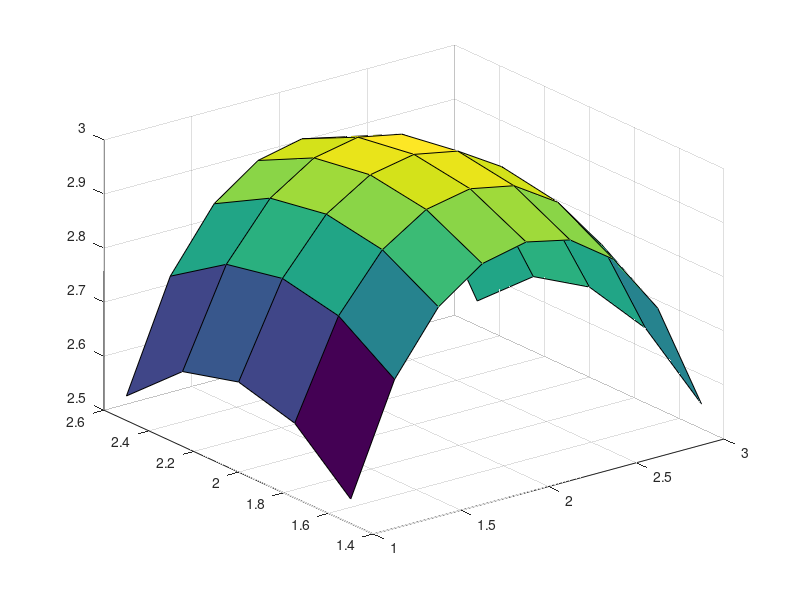

MATLAB code for this plot: (Note: this script raises an error after producing the figure.)
k = 4;
sensor_z = 3;

z = @(x,y) sqrt(k - (((x-2).^2) + ((y-2).^2))) + 2;
I= @(x,y) sin(pi*x/3)*sin(pi*y/4)+1;
h = 0.25;

% Grid D where gradient of Phi crosses positive z values
gradX = 1:h:3;
gradY = 1.5:h:2.5;

% Grid A for when gradient of Phi crosses negative z values. In this case,
% the area is smaller than grid D. 


length_gradX = length(gradX);
length_gradY = length(gradY);

[gX, gY] = meshgrid(gradX, gradY);

ze = zeros(length_gradX,length_gradY);
ex = zeros(1,length_gradX);
wy = zeros(1,length_gradY);
P = zeros(length_gradX,length_gradY);

for i = 1:length_gradX
    for j = 1:length_gradY
        temp_x = gradX(i);
        temp_y = gradY(j);
        temp_z = z(temp_x,temp_y);
        ze(i,j) = temp_z;
        t = (-temp_z + sensor_z)/(2*temp_z - 4);
        ex(i) = temp_x + (2*temp_x - 4)*t;
        wy(j) = temp_y + (2*temp_y - 4)*t;
        temp_k = ((ex(i) - 2)^2) + ((wy(j) - 2)^2) + ((sensor_z - 2)^2);
        P(i,j) = k - temp_k;
    end
end

[X,Y] = meshgrid(ex,wy);


mI = zeros(length_gradX,length_gradY);
ef = zeros(length_gradX,length_gradY);

for i = 1:length_gradX
    for j = 1:length_gradY
        mI(i,j) = I(ex(i),wy(j));
    end
end

for i= 2:length_gradX-1
    for j=2:length_gradY-1
       ef(i,j) = ((mI(i,j+1) + mI(i,j))*(P(i,j+1) - P(i,j))...
           - ((mI(i,j) + mI(i,j-1))*(P(i,j)-P(i,j-1)))...
           + (mI(i+1,j)+mI(i,j))*(P(i+1,j)-P(i,j))...
           - (mI(i,j)+mI(i-1,j)*(P(i,j) - P(i-1,j))))/(2*(h^2));
    end
end
figure
surf(gX',gY',P)

approxP=TIENeumann(mI,ef,h,0)
figure
surf(gX',gY',approxP)

% Calculating Phi(x,y, z(x,y)):




